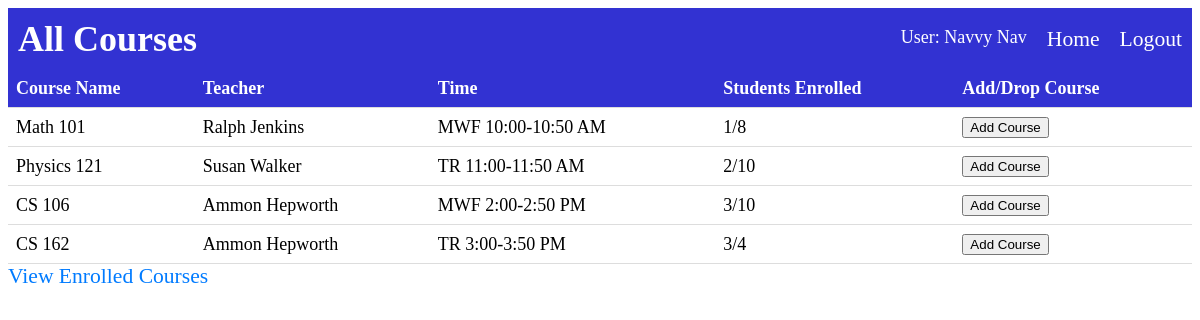
The app's page /user (signed in), older data.
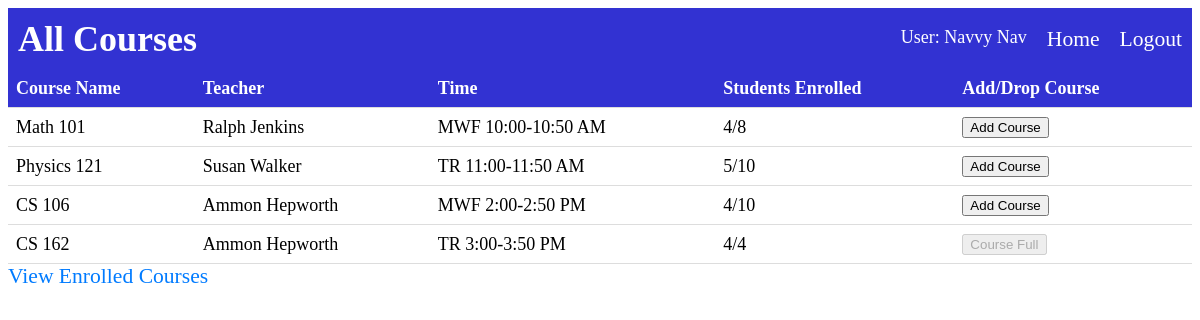
The same page, newer data.
### app.py (models this page shows, shortened)
class Users(UserMixin, db.Model):
    __tablename__ = "Users"
    id = db.Column(db.Integer, primary_key = True)
    username = db.Column(db.String, nullable = False)
    name = db.Column(db.String, nullable = False)
    password = db.Column(db.String, nullable = False)
    accountId = db.Column(db.Integer, nullable = False)
    enrolled = db.relationship('EnrolledClasses', back_populates = 'user')

class Courses(db.Model):
    __tablename__ = "Courses"
    course_id = db.Column(db.Integer, primary_key = True)
    course_name = db.Column(db.String, nullable = False)
    course_teacher = db.Column(db.String, nullable = False)
    course_time = db.Column(db.String, nullable = False)
    students_enrolled = db.Column(db.Integer, nullable = False)
    capacity = db.Column(db.Integer, nullable = False)
    enrolled = db.relationship('EnrolledClasses', back_populates = 'course')

### app.py (the view)
@app.route("/user")
def studentUser():
    enrolled_courses = current_user.enrolled
    allCourses = Courses.query.all()
    courseId_list = []
    for ec in enrolled_courses:
        print(ec.courses_id)
        courseId_list.append(ec.courses_id)
    name = current_user.name
    return render_template('all_courses.html', allCourses=allCourses, user = courseId_list,name = name)

### app.py (called while the page is built)
@login_manager.user_loader
def load_user(user_id):
    return Users.query.get(user_id)

### templates/all_courses.html (shortened to what this page needs)
{% extends "base.html" %}
{% block heading %}
    All Courses
{% endblock %}
{% block content %}
  <body>
    <table>
        <thead>
          <tr>
            <th>Course Name</th>
            <th>Teacher</th>
            <th>Time</th>
            <th>Students Enrolled</th>
            <th>Add/Drop Course</th>
          </tr>
        </thead>
        <tbody>
          {% for course in allCourses %}
            <tr>
              <td>{{ course.course_name }}</td>
              <td>{{ course.course_teacher }}</td>
              <td>{{ course.course_time }}</td>
              <td>{{ course.students_enrolled }}/{{ course.capacity }}</td>
              <td>
                {% if course.course_id in user %}
                    <form action="/remove_course" method="post">
                    <input type="hidden" name="course_id" value="{{ course.course_id }}">
                    <button type="submit" class="add-course-btn">Remove Course</button>
                    </form>
                {% else %}
                  {% if course.students_enrolled == course.capacity %}
                    <form action="/add_course" method="post">
                      <button type="submit" class="add-course-btn" disabled>Course Full</button>
                      </form>
                    {% else %}
                    <form action="/add_course" method="post">
                    <button type="submit" class="add-course-btn">Add Course</button>
                    </form>
                {% endif %}
              {% endif %}
              </td>
            </tr>
          {% endfor %}
        </tbody>
      </table>
      <a href="{{ url_for('enrolled_courses') }}">View Enrolled Courses</a>
  </body>
  {% endblock %}

### templates/base.html (shortened to what this page needs)
<!DOCTYPE html>
<html>
<head>
    <link rel="stylesheet" href="{{ url_for('static', filename='style.css') }}">
</head>
<body>
    <nav class="navbar">
        <div class="navbar-container">
            <h1>{% block heading %}{% endblock %}</h1>
            <ul>
                <li class = 'displayName'>User: {{name}}</li>
                <li><a href="{{ url_for('index') }}">Home</a></li>
                {% if current_user.is_authenticated %}
                    <li><a href="{{ url_for('logout') }}">Logout</a></li>
                {% else %}
                    <li><a href="{{ url_for('login') }}">Login</a></li>
                {% endif %}
            </ul>
        </div>
    </nav>
    <div class="content">
        {% block content %}{% endblock %}
    </div>
</body>
</html>

### static/style.css (style rules this page uses)
table { border-collapse: collapse; width: 100%; }
th, td { padding: 8px; text-align: left; border-bottom: 1px solid #ddd; }
th { background-color: rgb(50, 50, 210); color: white; }
.navbar { background-color: rgb(50, 50, 210); overflow: hidden; }
.navbar-container { display: flex; justify-content: space-between; align-items: center; padding: 10px; }
.navbar h1 { color: #fff; margin: 0; }
.navbar ul { list-style: none; margin: 0; padding: 0; display: flex; }
.navbar li { margin-left: 20px; }
.navbar a { color: #fff; text-decoration: none; }
a { color: #007bff; text-decoration: none; }
body { font-size: 18px; }
h1 { font-size: 2em; }
a { font-size: 1.2em; }
.displayName { color: white; }

Row changes from the older to the newer data that the page shows:
changed Courses "Math 101": students_enrolled "1" → "4"
changed Courses "Physics 121": students_enrolled "2" → "5"
changed Courses "CS 106": students_enrolled "3" → "4"
changed Courses "CS 162": students_enrolled "3" → "4"; students_enrolled "Add Course" → "Course Full"
